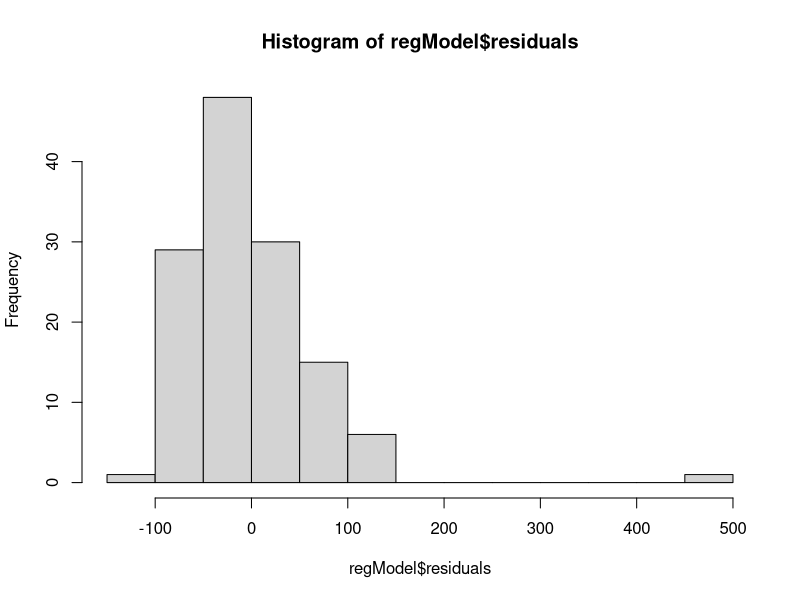
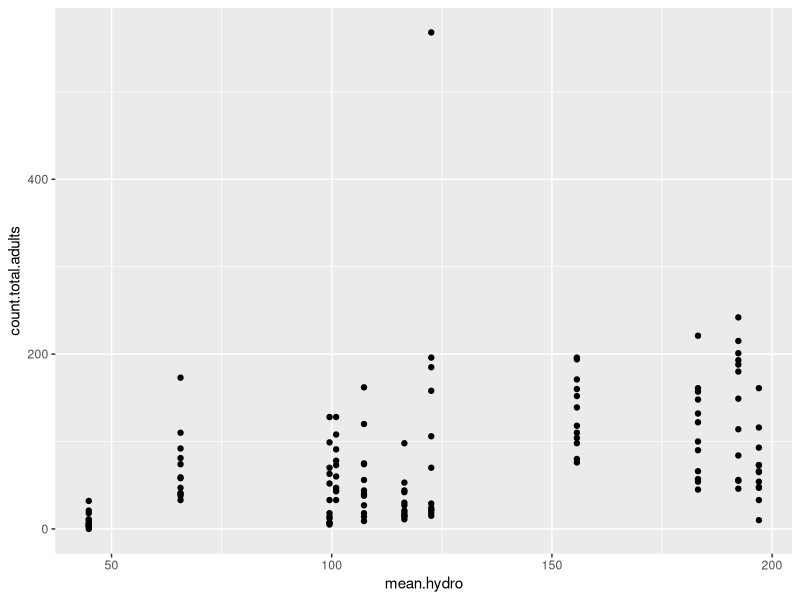
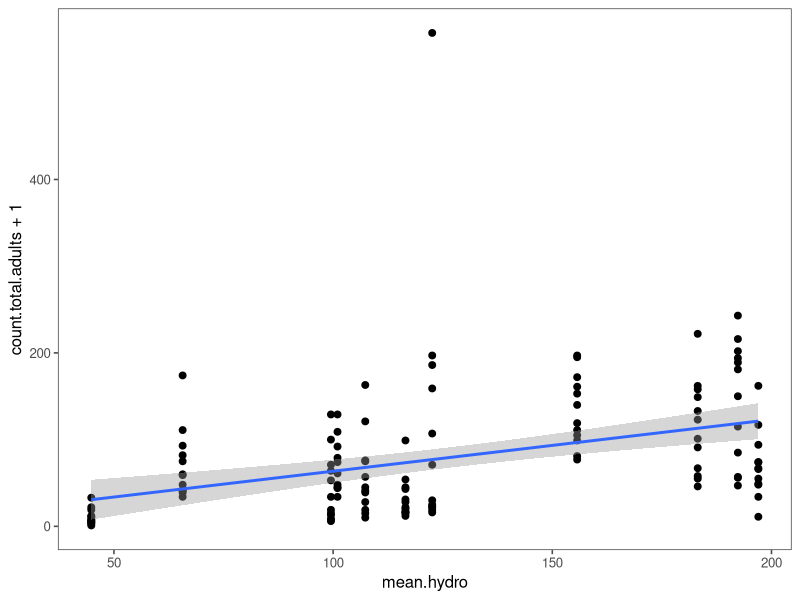
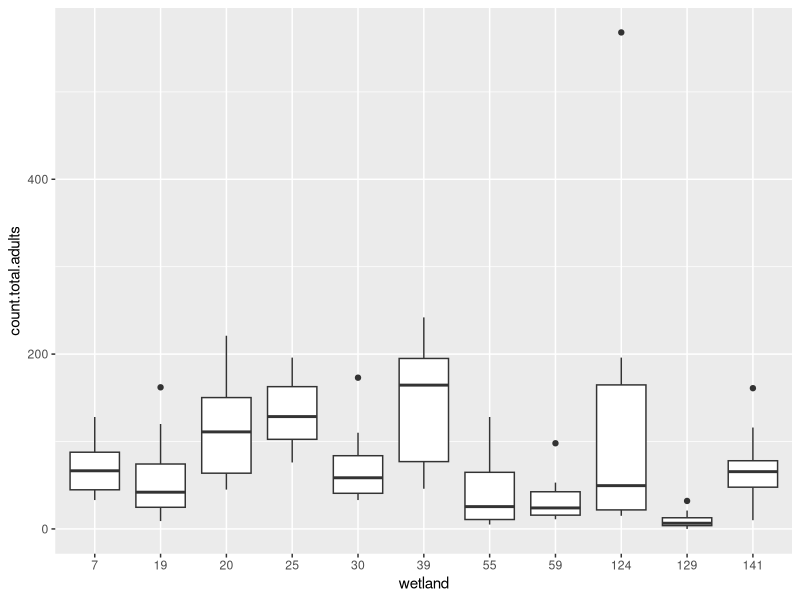
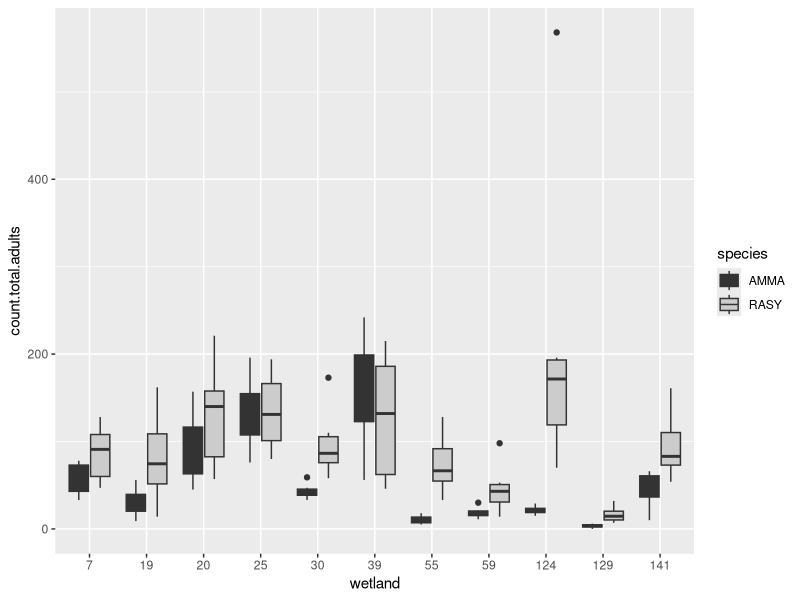
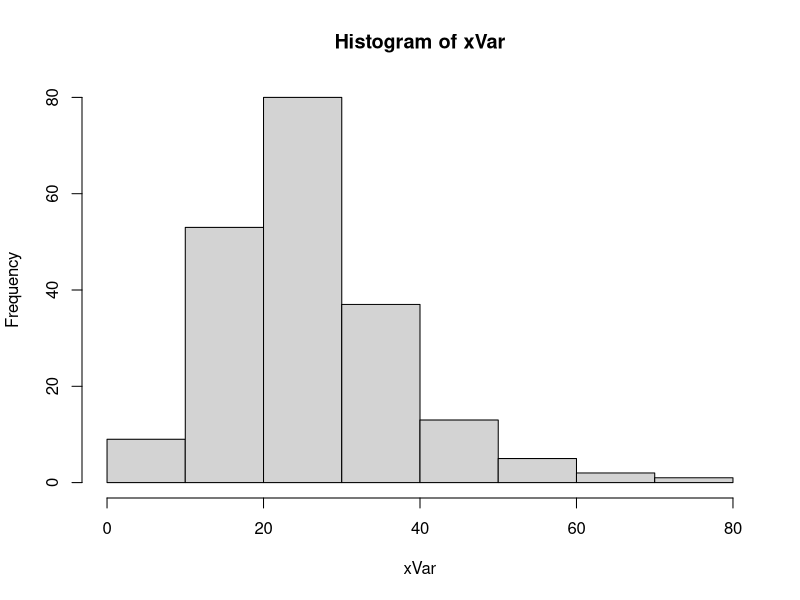
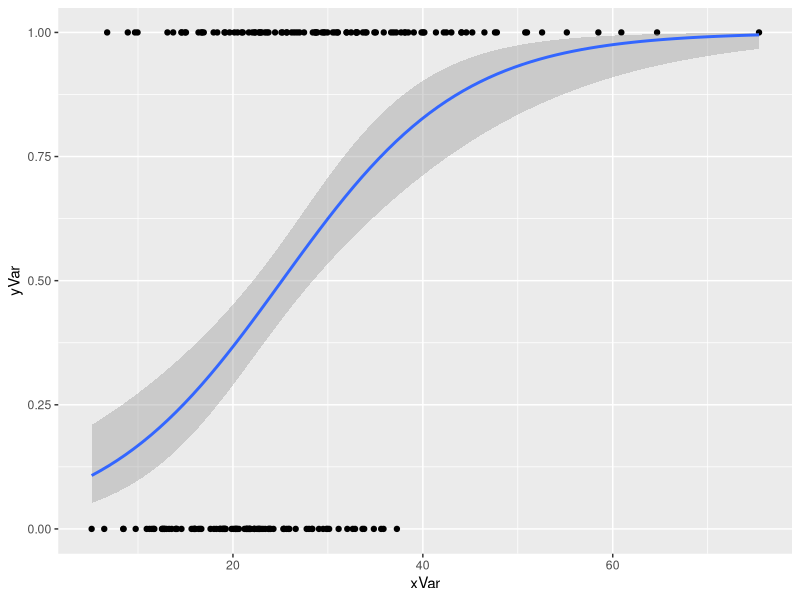
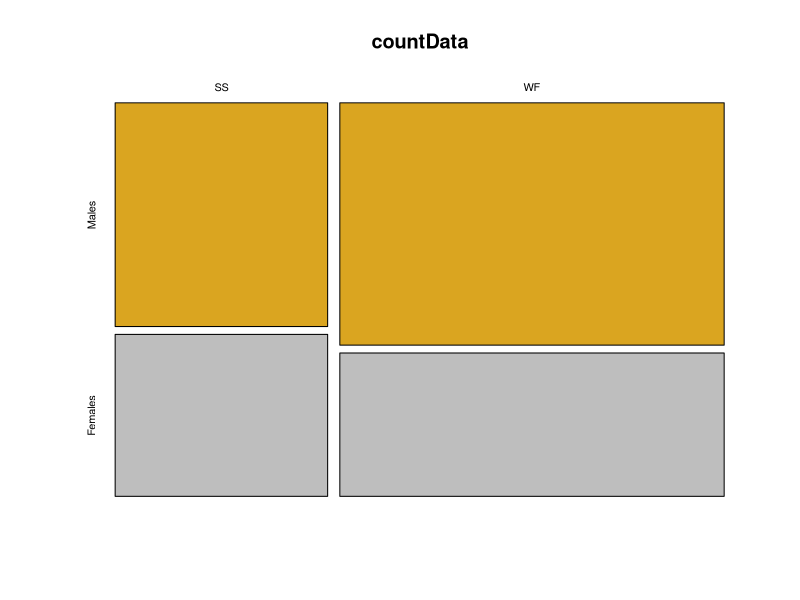

Here is the R script that generated these plots, in order:
##### Simple Data Analysis and More Complex Control Statements 
#### 30 January 2023
#### JWE 

dryadData <- read.table(file="Data/veysey-babbitt_data_amphibians.csv", header = TRUE, sep=",")
dryadData
# read.table() loads the CSV in
# file= is the file pathway to this CSV

## setup libraries
library(tidyverse)
library(ggthemes)

## Analyses 
## Experimental Designs 
## For experimental design you typically have an independent and a dependent variable
## X-axis is typically where independent variable goes (aka Explanatary Variable)
## Y-axis id the dependent (response) variable 
## Continuous versus discrete variables 
## continuous variables are a range of numbers (height, weight, temperature) 
## discrete (categorical) variables are groups or categories that can be "binned" (species, treatment groups, site)

glimpse(dryadData)

### Basic linear regression analysis (2 continuous variables)
## IS there a relationship between the mean pool hydroperiod and the number of breeding frogs caught?
## mean pool hydroperiod is how long a temporary pond had water before dried up and number of breeding frogs is total number of adult frogs 
# typically put y variable ~ x-variable inside () of lm()
regModel <- lm(count.total.adults ~ mean.hydro, data=dryadData)
print(regModel)
summary(regModel) #better than glimpse
# estimate gives the slope esitmate of the relationship and here the p-value is very significant, can usually ignore the intercepts since if looking for relation between 2 variables can ignore if the intercept is zero 
hist(regModel$residuals)
# historgram of residuals shows id regression was way to go

# R^2 value explains how much avriance in X explains the variance in Y
summary(regModel)$"r.squared"
summary(regModel)[["r.squared"]]
View(summary(regModel))
# the View function must be capitalized so make sure to have it like this 

library(ggplot2)
library(tidyverse)
library(ggthemes)
regPlot <- ggplot(data = dryadData, aes(x=mean.hydro, y=count.total.adults)) + 
  geom_point()
# geom_point for a scatterplot
regPlot
regPlot <- ggplot(data = dryadData, aes(x=mean.hydro, y=count.total.adults+1)) + 
  geom_point(size=2) + stat_smooth(method="lm", se = 0.93)
regPlot + theme_few()
# use stat_smooth to plot the regression plot under the scatterplot

### Basic ANOVA 
## Was there a statistically significant difference in the number of adults among wetlands? 
ANOmodel <- aov(count.total.adults ~ wetland, data=dryadData)
summary(ANOmodel)
glimpse(dryadData)

## need to tell R it's not a list of number but rather groups, therefore way to solve this is to factor the wetland data 
ANOmodel <- aov(count.total.adults ~ factor(wetland), data=dryadData)
# must always ensure the y-variable you give to R here is categorical, the factor function makes it categorical
summary(ANOmodel)

dryadData %>%
  group_by(wetland) %>%
  summarize(avgHydro = mean(count.total.adults, na.rm=TRUE), N =n())
# na.rm=T skips the NAs when calculating the mean

### Boxplot 
# don't conduct the ANOVA but go hand in hand with visualizing the results 
# for the boxplot, must ensure that it knows that it's factored, done with plot or in data

dryadData$wetland
class(dryadData$wetland)
dryadData$wetland <- factor(dryadData$wetland)
class(dryadData$wetland)

ANOplot <- ggplot(data=dryadData, mapping=aes(x=wetland, y=count.total.adults)) + geom_boxplot()
ANOplot

# fill or color, to break it up between sepcies, fill deals with the color between the boxplot but the fill lets it be different between the species to break up boxplots by species, later with the fill of a color palette gives the colors of those groups
ANOplot2 <- ggplot(data=dryadData, mapping=aes(x=wetland, y=count.total.adults, fill=species)) + geom_boxplot() + scale_fill_grey()
ANOplot2
# mapping() fills in the aesthetics, argument name of the ggplot fcn that can be run with or without the ggplot() fcn, lets the color or fill to be different between groups or setting up the arguments for aesthetic looks


ggsave(file="SpeciesBoxPlots.pdf", plot=ANOplot2, device="pdf")
# lets you save it as a pdf, but may be difficult for getting exact size or Zoom that you want for resizing 

## Logistic Regression
# Data frame 
xVar <- sort(rgamma(n=200, shape=5, scale=5))
# rgamma() is in same family as rnorm()
# gamma probabilities - continuous variables that are always positive and have a skewed distribution
# 200 gamma values, shape & scale are parameters for distributions 
xVar
hist(xVar)
# rgamma() has a tail at the end

yVar <- sample(rep(c(1,0), each=100), prob=seq_len(200))
# seq_len(200) gives it a sequence of 1 to 200, same as doing 1:200 just a different fucntion
yVar

logRegData <- data.frame(xVar, yVar)
glimpse(logRegData)

## Logistic Regression Analysis
# glm() specifies the type of regression that you want, important for stats next semester 
logRegModel <- glm(yVar ~ xVar, data=logRegData, family=binomial(link=logit))
summary(logRegModel)
# now visualize this via a ggplot

logRegPlot <- ggplot(data=logRegData, aes(x=xVar, y=yVar)) + geom_point() + stat_smooth(method="glm", method.args=list(family=binomial))
print(logRegPlot)
# mess with the stat_smooth when dealing with different types of regression, binomial tells R if it's a logistic regression because it's wither 0 or 1 

### Contingency Tables (chi-squared analysis, where both variables are categorical)
# wrangle the data so 2 groups as columns and 2 groups as rows for dryadData
# start with dplyr wrangling 
# Are there differences in countes of males and females between species? 

countData <- dryadData %>%
  group_by(species) %>%
  summarize(Males = sum(No.males, na.rm=TRUE), Females = sum(No.females, na.rm=TRUE)) %>%
  select(-species) %>%
  as.matrix() # ERRORR !
countData

row.names(countData) = c("SS", "WF") # to rename
countData

## chi-squared 
testResults<- chisq.test(countData)$residuals
testResults
## get residuals

### mosaic plot (base R)
mosaicplot(x=countData, col=c("goldenrod", "grey"), shade=FALSE)

## bar plot of these counts, no have means or variance therefore bar plot better than box plot

# long format, practical way of using pivot_longer() function

countDataLong <- countData %>%
  as_tibble() %>% # doesn't like it as a matrix therefore convert to a tibble
  mutate(Species = c(rownames(countData))) %>% # mutate it so we have the species names 
  pivot_longer(cols = Males:Females, names_to = "Sex", values_to = "Count")

### Plot bar graph 
ggplot(data = countDataLong, mapping = aes(x=Species, y=Count, fill = Sex)) + geom_bar(stat = "identity", position = "dodge") + scale_fill_manual(values=c("darkslategrey", "midnightblue"))
# position = "dodge" plots the bars next to each other rather than stacking on top of another 

################################################

## Control structure is the structure of code
# when we code functions that's control structure because we're specifying the structure
# useful to know and helpful for other coding languages 

# if statements and if/else statements and for loops 

# if statements 
###### if (relational condition) {expression 1, can be creating a new variable or printing out something}

### if (condition) {expression 1} else {expression 2}
# if condition is met do expression 1 but if not then do expression 2 

# if (condition 1) {expression 1} else 
# if (condition 2) {expression 2} else {expression 3}
## if any final unspecified elses it captures the rest of the unspecified conditions 
# the 1st else must appear on the same line as the expression (but the 2nd if statement can start on a new line)

# if statements are used for single values (not vectors)
z <- signif(runif(1), digits=2)
# gives one random uniform numver rounded to 2nd digit
# z > 0.5

### use {} or not 
if (z > 0.8) {cat(z, "is a large number", "\n")} else 
  if (z < 0.2) {cat(z, "is a small number", "\n")} else
    {cat(z, "is a number of typical size", "\n")
    cat("z^2 =", z^2, "\n")
    y <- c(z, TRUE, "dog")}
y
# cat() strings together functions and \n ends with a line break
# must run each line one by one don't run last line or error

##### if/else fills vectors 

#ifelse(condition, yes, no)

#### insect population where females lay on average 10.2 eggs, follows the Poisson distribution (discrete probability distribution showing the likely number of times an event will occur)
# probability that's between 0 and 1 
# 35% chance of parasitism where no eggs are laid, so let's make a distribution for 1,000 individuals 

tester <- runif(1000) 
tester
eggs <- ifelse(tester > 0.35, rpois(n=1000, lambda=10.2), 0)
hist(eggs)

##### vector of p values from a simulation and we want to create a vector to highlight the significant ones for plotting 
pVals <- runif(1000)
z <- ifelse(pVals <- 0.025, "lowerTail", "nonSig")
z
z[pVals >= 0.975] <- "upperTail" ## check for help
table(z)


###### for loops
### workhorse function for doing repetitive tasks
## universal in all computer languages
## have vectorization in R which no occur for other languages therefore for loops are controversial in R
## are very slow for certain operations 
## part of the family of apply functions

#### Anatomy of for loop
## for(variable in a sequence){ # starts for loop, 
# contents are the body of the for loop
#} #ends on its own line
# var is a counter variable that holds the current value of the loop (i, j, k)
## sequence is an integer vector usually that defines the starting and endpoints of the loop

for(i in 1:5){
  cat("stuck in a loop", i, "\n")
  cat(3+2, "\n")
  cat(3+i, "\n")
}
print(i)
# unlike functions takes place in global environment can setup a varibale to be filled and it will be filled automatically and can recognize all the previous variables etc. 
# cat function is like the print statement but 

## often we want the sequence to be dependent on the length of another variable 

my_dogs <- c("chow", "akita", "malamute", "husky", "samoyed")
length(my_dogs)
for(i in 1:length(my_dogs)) {
  cat("i=", i, "my_dogs[i]=", my_dogs[i], "\n")
}
# for each iteration it prints out a different element of the vector depending on what number it's on

### use double for loops 
m <- matrix(round(runif(20), digits=2), nrow=5)
m
# run a for loop to chnage the values in the matrix
for (i in 1:nrow(m)) {
  m[i,] <- m[i,] + i #take whatever value is there and overwrite the counter
}
m #adds 1 to all values in row 1 and 2 to row 2 values etc. 

## loop over columns 
m <- matrix(round(runif(20), digits=2), nrow=5) # for columns use j and for rows use i
for(j in 1:ncol(m)){
  m[,j] <- m[,j] + j
}
m # iteration addition now applied to columns rather than rows 

###### loop over rows and columns 

m <- matrix(round(runif(20), digits=2), nrow=5)

for(i in 1:nrow(m)){
  for(j in 1:ncol(m)){
    m[i,j] <- m[i,j] + i + j
  }
}
print(m) # adds index value to current value of [i,j] location 